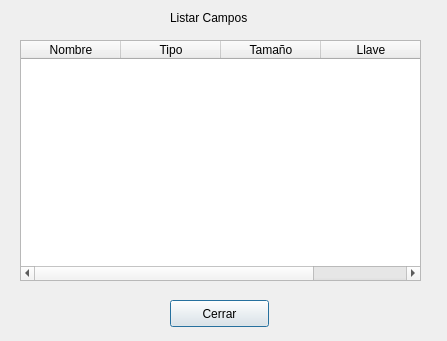
<?xml version="1.0" encoding="UTF-8"?>
<ui version="4.0">
 <class>ListarCampos</class>
 <widget class="QDialog" name="ListarCampos">
  <property name="geometry">
   <rect>
    <x>0</x>
    <y>0</y>
    <width>447</width>
    <height>341</height>
   </rect>
  </property>
  <property name="windowTitle">
   <string>Dialog</string>
  </property>
  <widget class="QLabel" name="label">
   <property name="geometry">
    <rect>
     <x>170</x>
     <y>10</y>
     <width>101</width>
     <height>17</height>
    </rect>
   </property>
   <property name="text">
    <string>&lt;html&gt;&lt;head/&gt;&lt;body&gt;&lt;p&gt;Listar Campos&lt;/p&gt;&lt;/body&gt;&lt;/html&gt;</string>
   </property>
  </widget>
  <widget class="QTableWidget" name="tablaListar">
   <property name="geometry">
    <rect>
     <x>20</x>
     <y>40</y>
     <width>401</width>
     <height>241</height>
    </rect>
   </property>
   <column>
    <property name="text">
     <string>Nombre</string>
    </property>
   </column>
   <column>
    <property name="text">
     <string>Tipo</string>
    </property>
   </column>
   <column>
    <property name="text">
     <string>Tamaño</string>
    </property>
   </column>
   <column>
    <property name="text">
     <string>Llave</string>
    </property>
   </column>
  </widget>
  <widget class="QPushButton" name="pushButton">
   <property name="geometry">
    <rect>
     <x>170</x>
     <y>300</y>
     <width>99</width>
     <height>27</height>
    </rect>
   </property>
   <property name="text">
    <string>Cerrar</string>
   </property>
  </widget>
 </widget>
 <resources/>
 <connections/>
</ui>
